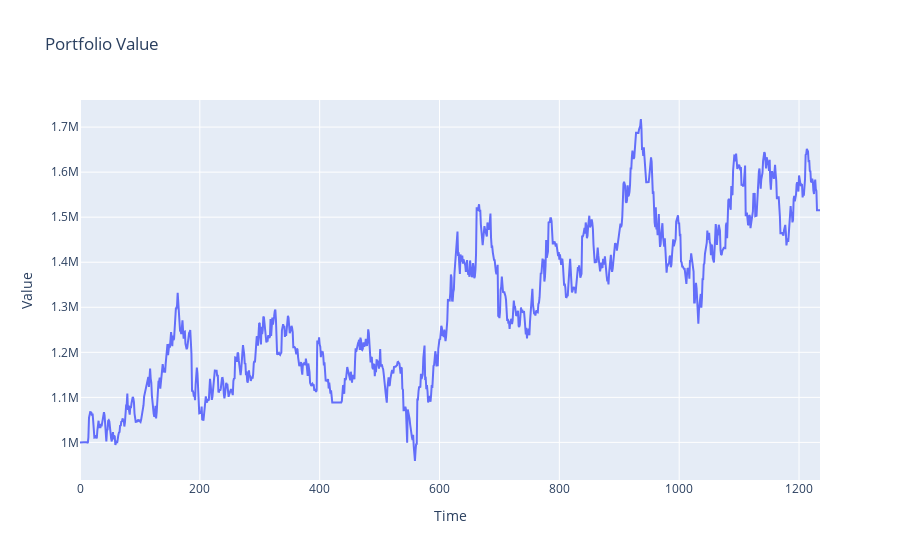

Notebook source saved alongside this figure:
### Code cell
def backtesting(ticker,start_date,end_date):
    stock,final_signals,strat_used=get_your_signals(ticker,start_date,end_date)
    Key_parameters=[0.5,0.001,0.03,0.06,0.03,0.02,0.04,0.015]
    stock["signals"]=final_signals
    stock["datetime"]=stock.index
    stock["strat_used"]=strat_used
    obj2=Tradingstrat_used(stock, Key_parameters)
    obj2.backtest()
    trade_log=obj2.tradewise_log()
    obj2.calculate_ratios()
    return trade_log, stock
# stock,final_signals,strat_used=get_your_signals(ticker,start_date,end_date)
# stock["signals"]=final_signals
# stock["datetime"]=stock.index
# stock["strat_used"]=strat_used
ticker=input("Enter the ticker")
start_date=input("Enter the start date")
end_date=input("Enter the end date")
trade_log, stock=backtesting(ticker,start_date,end_date)
print(trade_log)

### Figure 1 — Plotly figure (JSON) as saved in the notebook; plotly's stock layout.template omitted (floating-point values rounded to 4 significant figures; data arrays with more than 128 entries replaced by an {"elided": "..."} marker saying what was removed)
{"data": [{"mode": "lines", "name": "Portfolio Value", "type": "scatter", "y": {"elided": "1236 float values"}}], "layout": {"title": {"text": "Portfolio Value"}, "xaxis": {"title": {"text": "Time"}}, "yaxis": {"title": {"text": "Value"}}}}
